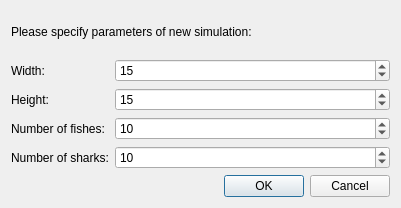
<?xml version="1.0" encoding="UTF-8"?>
<ui version="4.0">
 <class>newSimulation</class>
 <widget class="QDialog" name="newSimulation">
  <property name="geometry">
   <rect>
    <x>0</x>
    <y>0</y>
    <width>401</width>
    <height>208</height>
   </rect>
  </property>
  <property name="windowTitle">
   <string>New Simulation</string>
  </property>
  <layout class="QVBoxLayout" name="verticalLayout_2">
   <item>
    <widget class="QLabel" name="title">
     <property name="sizePolicy">
      <sizepolicy hsizetype="Preferred" vsizetype="Preferred">
       <horstretch>0</horstretch>
       <verstretch>0</verstretch>
      </sizepolicy>
     </property>
     <property name="lineWidth">
      <number>2</number>
     </property>
     <property name="text">
      <string>Please specify parameters of new simulation:</string>
     </property>
     <property name="textFormat">
      <enum>Qt::AutoText</enum>
     </property>
     <property name="wordWrap">
      <bool>true</bool>
     </property>
     <property name="openExternalLinks">
      <bool>false</bool>
     </property>
    </widget>
   </item>
   <item>
    <layout class="QFormLayout" name="formLayout">
     <item row="1" column="0">
      <widget class="QLabel" name="rows">
       <property name="text">
        <string>Width:</string>
       </property>
       <property name="buddy">
        <cstring>widthBox</cstring>
       </property>
      </widget>
     </item>
     <item row="1" column="1">
      <widget class="QSpinBox" name="widthBox">
       <property name="minimum">
        <number>1</number>
       </property>
       <property name="maximum">
        <number>1000</number>
       </property>
       <property name="value">
        <number>15</number>
       </property>
      </widget>
     </item>
     <item row="2" column="0">
      <widget class="QLabel" name="cols">
       <property name="text">
        <string>Height:</string>
       </property>
       <property name="buddy">
        <cstring>heightBox</cstring>
       </property>
      </widget>
     </item>
     <item row="2" column="1">
      <widget class="QSpinBox" name="heightBox">
       <property name="minimum">
        <number>1</number>
       </property>
       <property name="maximum">
        <number>1000</number>
       </property>
       <property name="value">
        <number>15</number>
       </property>
      </widget>
     </item>
     <item row="3" column="0">
      <widget class="QLabel" name="nfish">
       <property name="text">
        <string>Number of fishes:</string>
       </property>
       <property name="buddy">
        <cstring>nfishBox</cstring>
       </property>
      </widget>
     </item>
     <item row="4" column="0">
      <widget class="QLabel" name="nsharks">
       <property name="text">
        <string>Number of sharks:</string>
       </property>
       <property name="buddy">
        <cstring>nsharksBox</cstring>
       </property>
      </widget>
     </item>
     <item row="3" column="1">
      <widget class="QSpinBox" name="nfishBox">
       <property name="maximum">
        <number>100</number>
       </property>
       <property name="value">
        <number>10</number>
       </property>
      </widget>
     </item>
     <item row="4" column="1">
      <widget class="QSpinBox" name="nsharksBox">
       <property name="maximum">
        <number>100</number>
       </property>
       <property name="value">
        <number>10</number>
       </property>
       <property name="displayIntegerBase">
        <number>10</number>
       </property>
      </widget>
     </item>
    </layout>
   </item>
   <item>
    <widget class="QDialogButtonBox" name="buttonBox">
     <property name="orientation">
      <enum>Qt::Horizontal</enum>
     </property>
     <property name="standardButtons">
      <set>QDialogButtonBox::Cancel|QDialogButtonBox::Ok</set>
     </property>
    </widget>
   </item>
  </layout>
 </widget>
 <resources/>
 <connections>
  <connection>
   <sender>buttonBox</sender>
   <signal>accepted()</signal>
   <receiver>newSimulation</receiver>
   <slot>accept()</slot>
   <hints>
    <hint type="sourcelabel">
     <x>248</x>
     <y>254</y>
    </hint>
    <hint type="destinationlabel">
     <x>157</x>
     <y>274</y>
    </hint>
   </hints>
  </connection>
  <connection>
   <sender>buttonBox</sender>
   <signal>rejected()</signal>
   <receiver>newSimulation</receiver>
   <slot>reject()</slot>
   <hints>
    <hint type="sourcelabel">
     <x>316</x>
     <y>260</y>
    </hint>
    <hint type="destinationlabel">
     <x>286</x>
     <y>274</y>
    </hint>
   </hints>
  </connection>
 </connections>
</ui>
